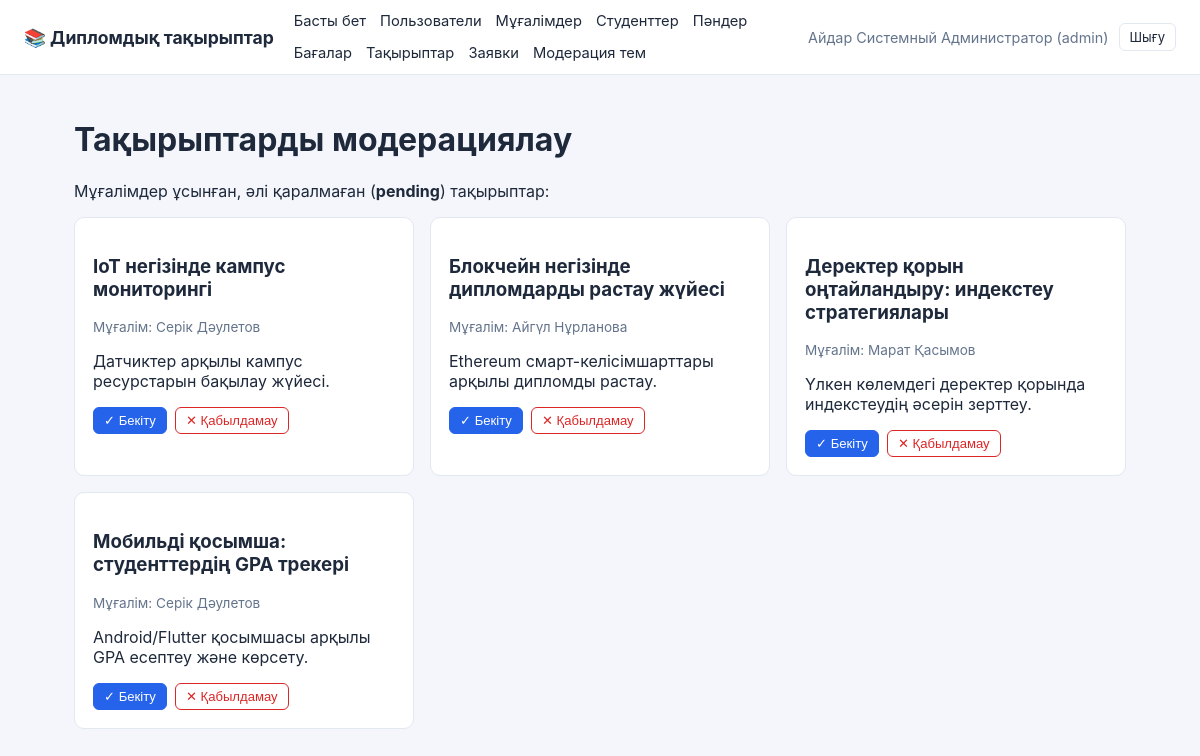
Page /index.php?r=topics/moderate (signed in) on the committed database.
### tables this page shows
CREATE TABLE topics (
    id          INT AUTO_INCREMENT PRIMARY KEY,
    title       VARCHAR(255) NOT NULL,
    teacher_id  INT NOT NULL,
    description TEXT,
    status      ENUM('pending','approved','rejected','taken') DEFAULT 'pending',
    reviewed_by INT NULL,
    reviewed_at TIMESTAMP NULL,
    FOREIGN KEY (teacher_id) REFERENCES teachers(id) ON DELETE CASCADE,
    FOREIGN KEY (reviewed_by) REFERENCES users(id) ON DELETE SET NULL
);

CREATE TABLE teachers (
    id         INT AUTO_INCREMENT PRIMARY KEY,
    user_id    INT NULL,
    full_name  VARCHAR(150) NOT NULL,
    department VARCHAR(150),
    position   VARCHAR(100),
    email      VARCHAR(100),
    FOREIGN KEY (user_id) REFERENCES users(id) ON DELETE SET NULL
);

### src/TopicsController.php (called while the page is built, shortened)
<?php
class TopicsController
{
    public function moderate(): void
    {
        $pdo = Database::connection();
        $stmt = $pdo->prepare(
            "SELECT t.id, t.title, t.description, t.status, tc.full_name AS teacher_name
             FROM topics t
             JOIN teachers tc ON tc.id = t.teacher_id
             WHERE t.status = 'pending'
             ORDER BY t.id DESC"
        );
        $stmt->execute();
        $pendingTopics = $stmt->fetchAll();
        require BASE_PATH . '/views/topics/moderate.php';
    }
}

### public/index.php (called while the page is built, shortened)
<?php
$route = $_GET['r'] ?? 'auth/login';
[$seg1, $seg2] = array_pad(explode('/', $route, 2), 2, 'index');
$routes = [
    'auth' => [
        'login'  => ['AuthController', 'GET' === $_SERVER['REQUEST_METHOD'] ? 'loginForm' : 'login'],
        'logout' => ['AuthController', 'logout'],
    ],
    'dashboard' => [
        'index' => ['DashboardController', 'index'],
    ],
    'crud' => [
        'list'   => ['CrudController', 'list'],
        'create' => ['CrudController', 'GET' === $_SERVER['REQUEST_METHOD'] ? 'createForm' : 'save'],
        'edit'   => ['CrudController', 'GET' === $_SERVER['REQUEST_METHOD'] ? 'editForm' : 'save'],
        'delete' => ['CrudController', 'delete'],
    ],
    'topics' => [
        'moderate' => ['TopicsController', 'moderate'],
        'decide'   => ['TopicsController', 'decide'],
    ],
];
[$controllerName, $method] = $routes[$seg1][$seg2];
$controller = new $controllerName();
$controller->$method();

### views/topics/moderate.php (the view, shortened to what this page needs)
<?php
require BASE_PATH . '/views/layout/header.php';
?>
<h1>Тақырыптарды модерациялау</h1>
<p>Мұғалімдер ұсынған, әлі қаралмаған (<strong>pending</strong>) тақырыптар:</p>
<div class="topic-cards">
<?php foreach ($pendingTopics as $t): ?>
    <div class="topic-card">
        <h3><?= htmlspecialchars($t['title'], ENT_QUOTES, 'UTF-8') ?></h3>
        <p class="teacher">Мұғалім: <?= htmlspecialchars($t['teacher_name'], ENT_QUOTES, 'UTF-8') ?></p>
        <p><?= nl2br(htmlspecialchars($t['description'] ?? '', ENT_QUOTES, 'UTF-8')) ?></p>
        <div class="topic-actions">
            <form method="post" action="index.php?r=topics/decide" class="inline-form">
                <button type="submit" class="btn btn-primary btn-sm">✓ Бекіту</button>
            </form>
            <form method="post" action="index.php?r=topics/decide" class="inline-form">
                <button type="submit" class="btn btn-danger btn-sm">✕ Қабылдамау</button>
            </form>
        </div>
    </div>
<?php endforeach; ?>
</div>
<?php require BASE_PATH . '/views/layout/footer.php'; ?>

### public/assets/css/style.css (style rules this page uses)
:root { --primary: #2563eb; --primary-dark: #1d4ed8; --danger: #dc2626; --bg: #f4f6fb; --card-bg: #ffffff; --border: #e2e8f0; --text: #1e293b; --muted: #64748b; }
* { box-sizing: border-box; }
body { margin: 0; font-family: -apple-system, "Segoe UI", Roboto, Arial, sans-serif; background: var(--bg); color: var(--text); }
.btn { display: inline-block; padding: 8px 14px; border-radius: 6px; border: 1px solid var(--border); background: #fff; color: var(--text); cursor: pointer; font-size: 0.9rem; }
.btn-primary { background: var(--primary); border-color: var(--primary); color: #fff; }
.btn-danger { background: #fff; border-color: var(--danger); color: var(--danger); }
.btn-sm { padding: 5px 10px; font-size: 0.82rem; }
.inline-form { display: inline; }
.topic-cards { display: grid; grid-template-columns: repeat(auto-fill, minmax(280px, 1fr)); gap: 16px; }
.topic-card { background: var(--card-bg); border: 1px solid var(--border); border-radius: 10px; padding: 18px; }
.topic-card .teacher { color: var(--muted); font-size: 0.85rem; }
.topic-actions { display: flex; gap: 8px; margin-top: 12px; }

### rows in the picture
topics: title "IoT негізінде кампус мониторингі", teacher.full_name "Серік Дәулетов", description "Датчиктер арқылы кампус ресурстарын бақылау жүйесі."
topics: title "Блокчейн негізінде дипломдарды растау жүйесі", teacher.full_name "Айгүл Нұрланова", description "Ethereum смарт-келісімшарттары арқылы дипломды растау."
topics: title "Деректер қорын оңтайландыру: индекстеу стратегиялары", teacher.full_name "Марат Қасымов", description "Үлкен көлемдегі деректер қорында индекстеудің әсерін зерттеу."
topics: title "Мобильді қосымша: студенттердің GPA трекері", teacher.full_name "Серік Дәулетов", description "Android/Flutter қосымшасы арқылы GPA есептеу және көрсету."

### other values in the picture
$cfg['label'] "Пользователи"
$cfg['label'] "Мұғалімдер"
$cfg['label'] "Студенттер"
$cfg['label'] "Пәндер"
$cfg['label'] "Бағалар"
$cfg['label'] "Тақырыптар"
$cfg['label'] "Заявки"
$user['full_name'] "Айдар Системный Администратор"
$user['role'] "admin"
